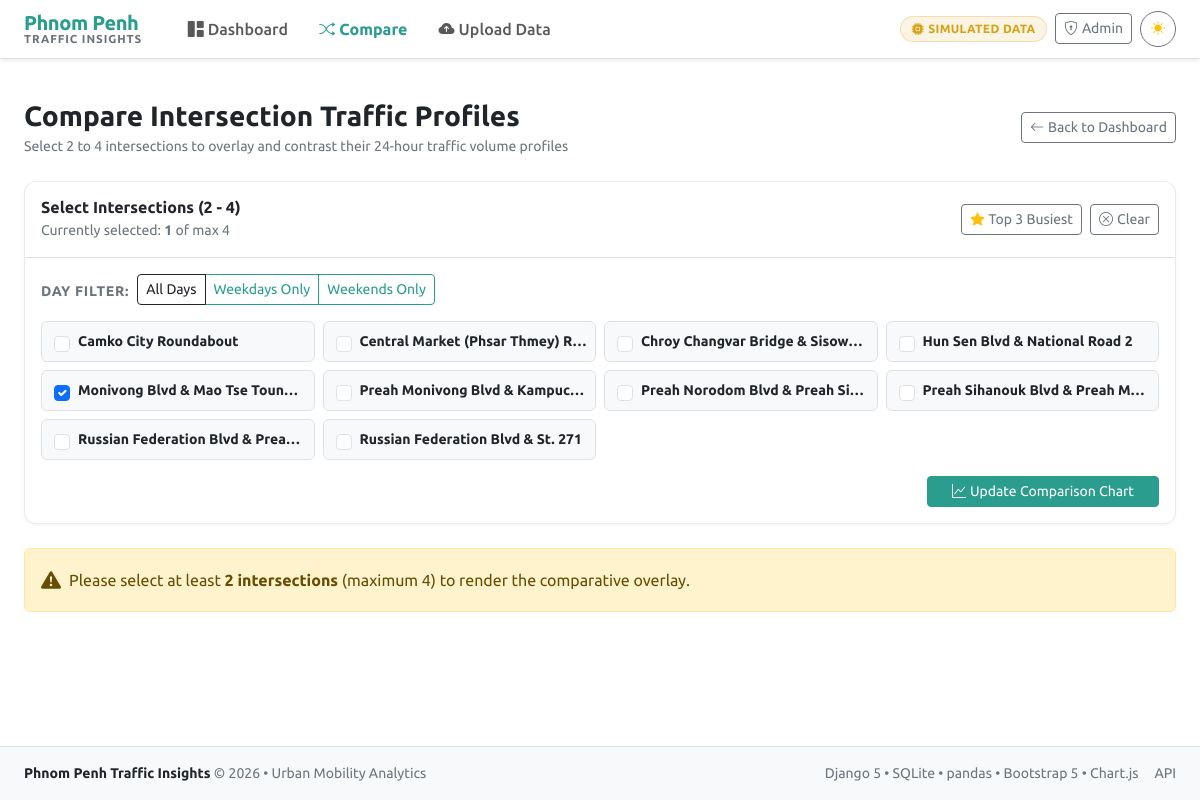
The app's page /compare/?intersection=7 with its own data.
### traffic/models.py (models this page shows, shortened)
class Intersection(models.Model):
    name = models.CharField(max_length=255, unique=True, db_index=True)
    latitude = models.FloatField(null=True, blank=True)
    longitude = models.FloatField(null=True, blank=True)
    is_simulated = models.BooleanField(default=False, help_text="Indicates if loaded from demo dataset")
    created_at = models.DateTimeField(auto_now_add=True)
    class Meta:
        ordering = ['name']
        verbose_name = 'Intersection'
        verbose_name_plural = 'Intersections'

### traffic/views.py (the view)
# urls.py: path('compare/', views.compare_view, name='compare'),
def compare_view(request):
    all_intersections = list(Intersection.objects.all().order_by('name'))
    selected_raw = request.GET.getlist('intersection')
    if not selected_raw:
        summaries = peak_summary()
        selected_ids = [s['intersection_id'] for s in summaries[:3]] if summaries else [i.id for i in all_intersections[:3]]
    else:
        selected_ids = []
        for x in selected_raw:
            try:
                selected_ids.append(int(x))
            except ValueError:
                pass
        selected_ids = selected_ids[:4]
    day_type = request.GET.get('day_type', 'all').lower()
    if day_type not in ['all', 'weekday', 'weekend']:
        day_type = 'all'
    comparison_chart_data = compare_profiles(selected_ids, day_type=day_type)
    all_summaries = peak_summary()
    selected_summaries = [s for s in all_summaries if s['intersection_id'] in selected_ids]
    context = {
        'all_intersections': all_intersections,
        'selected_ids': selected_ids,
        'day_type': day_type,
        'chart_data_json': json.dumps(comparison_chart_data),
        'selected_summaries': selected_summaries,
    }
    return render(request, 'traffic/compare.html', context)

### traffic/context_processors.py (called while the page is built)
def demo_badge_context(request):
    try:
        has_data = TrafficRecord.objects.exists()
        is_simulated = Intersection.objects.filter(is_simulated=True).exists()
        is_demo_loaded = has_data and (is_simulated or Intersection.objects.filter(name__icontains='Monivong').exists())
    except Exception:
        has_data = False
        is_demo_loaded = False
    return {
        'is_simulated_dataset': is_demo_loaded,
        'has_traffic_data': has_data,
    }

### traffic/services.py (called while the page is built)
def classify_period(hour: int) -> str:
    if 6 <= hour <= 9:
        return "Morning rush 06-09"
    elif 16 <= hour <= 19:
        return "Evening rush 16-19"
    else:
        return "Other"

def get_period_color(period: str) -> str:
    if "Morning" in period:
        return "#2a9d8f"  # Teal
    elif "Evening" in period:
        return "#e76f51"  # Coral
    else:
        return "#e9c46a"  # Sand / Gold

def format_hour_range(hour: int, style: str = "12h") -> str:
    h1 = hour % 24
    h2 = (hour + 1) % 24
    if style == "24h":
        return f"{h1:02d}:00 - {h2:02d}:00"
    ampm1 = "AM" if h1 < 12 else "PM"
    ampm2 = "AM" if h2 < 12 else "PM"
    disp1 = 12 if h1 % 12 == 0 else h1 % 12
    disp2 = 12 if h2 % 12 == 0 else h2 % 12
    if ampm1 == ampm2:
        return f"{disp1} - {disp2} {ampm2}"
    else:
        return f"{disp1} {ampm1} - {disp2} {ampm2}"

def _resolve_intersection(intersection: Union[Intersection, int, str]) -> Intersection:
    if isinstance(intersection, Intersection):
        return intersection
    elif isinstance(intersection, int) or (isinstance(intersection, str) and str(intersection).isdigit()):
        return Intersection.objects.get(pk=int(intersection))
    elif isinstance(intersection, str):
        return Intersection.objects.get(name=intersection)
    else:
        raise ValueError(f"Cannot resolve intersection reference: {intersection}")

def _prepare_records_dataframe(records: List[Dict[str, Any]]) -> pd.DataFrame:
    if not records:
        return pd.DataFrame()
    df = pd.DataFrame(records)
    df['timestamp'] = pd.to_datetime(df['timestamp'])
    cur_tz = timezone.get_current_timezone_name()
    if df['timestamp'].dt.tz is not None:
        df['timestamp'] = df['timestamp'].dt.tz_convert(cur_tz)
    else:
        df['timestamp'] = df['timestamp'].dt.tz_localize('UTC').dt.tz_convert(cur_tz)
    df['hour'] = df['timestamp'].dt.hour
    df['dayofweek'] = df['timestamp'].dt.dayofweek  # 0=Monday, 6=Sunday
    return df

### templates/traffic/compare.html (shortened to what this page needs)
{% extends "base.html" %}
{% block content %}
<div class="container-fluid px-3 px-lg-4">
  <div class="d-flex flex-column flex-md-row justify-content-between align-items-start align-items-md-center mb-4 gap-2">
    <div>
      <h1 class="h3 fw-bold mb-1">Compare Intersection Traffic Profiles</h1>
      <p class="text-secondary small mb-0">Select 2 to 4 intersections to overlay and contrast their 24-hour traffic volume profiles</p>
    </div>
    <a href="{% url 'traffic:dashboard' %}" class="btn btn-sm btn-outline-secondary">
      <i class="bi bi-arrow-left me-1"></i>Back to Dashboard
    </a>
  </div>
  <div class="card mb-4">
    <div class="card-header bg-transparent py-3 border-bottom d-flex flex-column flex-sm-row justify-content-between align-items-sm-center gap-2">
      <div>
        <h2 class="h6 fw-bold mb-0">Select Intersections (2 - 4)</h2>
        <span class="small text-secondary" id="selection-counter">
          Currently selected: <span class="fw-bold text-teal" id="selected-count">{{ selected_ids|length }}</span> of max 4
        </span>
      </div>
      <div class="d-flex gap-2">
        <button type="button" class="btn btn-sm btn-outline-secondary" onclick="selectTop3()">
          <i class="bi bi-star-fill text-warning me-1"></i>Top 3 Busiest
        </button>
        <button type="button" class="btn btn-sm btn-outline-secondary" onclick="clearAllSelections()">
          <i class="bi bi-x-circle me-1"></i>Clear
        </button>
      </div>
    </div>
    <div class="card-body">
      <form method="get" action="{% url 'traffic:compare' %}" id="compare-form">
        <div class="row align-items-center mb-3 g-2">
          <div class="col-auto">
            <span class="small fw-bold text-secondary text-uppercase" style="letter-spacing: 0.05em;">Day Filter:</span>
          </div>
          <div class="col-auto">
            <div class="btn-group btn-group-sm" role="group">
              <label class="btn btn-outline-teal" for="dt_all">All Days</label>
              <label class="btn btn-outline-teal" for="dt_weekday">Weekdays Only</label>
              <label class="btn btn-outline-teal" for="dt_weekend">Weekends Only</label>
            </div>
          </div>
        </div>
        <div class="row g-2 mb-3">
          {% for inter in all_intersections %}
          <div class="col-12 col-md-6 col-lg-4 col-xl-3">
            <div class="form-check p-2 border rounded h-100 d-flex align-items-center bg-body-tertiary">
              <input class="form-check-input ms-1 me-2 inter-checkbox" type="checkbox" name="intersection" value="{{ inter.id }}" id="check_inter_{{ inter.id }}" {% if inter.id in selected_ids %}checked{% endif %} onchange="handleSelectionChange(this)">
              <label class="form-check-label small fw-semibold text-truncate w-100" for="check_inter_{{ inter.id }}" title="{{ inter.name }}">
                {{ inter.name }}
              </label>
            </div>
          </div>
          {% endfor %}
        </div>
        <div class="d-flex justify-content-end">
          <button type="submit" class="btn btn-teal btn-sm px-4" id="btn-update-chart">
            <i class="bi bi-graph-up me-1"></i>Update Comparison Chart
          </button>
        </div>
      </form>
    </div>
  </div>
  {% if selected_ids|length < 2 %}
  <div class="alert alert-warning d-flex align-items-center mb-4" role="alert">
    <i class="bi bi-exclamation-triangle-fill fs-5 me-2"></i>
    <div>Please select at least <strong>2 intersections</strong> (maximum 4) to render the comparative overlay.</div>
  </div>
  {% endif %}
</div>
{% endblock %}

### static/css/style.css (style rules this page uses)
:root { --pp-teal: #2a9d8f; --pp-teal-rgb: 42, 157, 143; --pp-teal-dark: #21867a; --pp-coral: #e76f51; --pp-coral-rgb: 231, 111, 81; --pp-coral-dark: #cf583a; --pp-navy: #264653; --pp-gold: #e9c46a; --pp-sky: #457b9d; --card-bg-light: #ffffff; --card-border-light: rgba(0, 0, 0, 0.08); --kpi-bg-light: #f8fafc; }
body { font-family: 'Ubuntu', system-ui, -apple-system, "Segoe UI", Roboto, "Helvetica Neue", Arial, sans-serif; min-height: 100vh; display: flex; flex-direction: column; }
.card { border-radius: 12px; border: 1px solid rgba(0, 0, 0, 0.08); box-shadow: 0 1px 3px rgba(0, 0, 0, 0.04), 0 1px 2px rgba(0, 0, 0, 0.02); transition: transform 0.15s ease, box-shadow 0.15s ease; }
.btn-teal { background-color: var(--pp-teal); border-color: var(--pp-teal); color: #ffffff; }
.btn-outline-teal { color: var(--pp-teal); border-color: var(--pp-teal); }

### records on screen
Intersection: name "Camko City Roundabout"
Intersection: name "Central Market (Phsar Thmey) R…"
Intersection: name "Chroy Changvar Bridge & Sisow…"
Intersection: name "Hun Sen Blvd & National Road 2"
Intersection: intersection "☑", name "Monivong Blvd & Mao Tse Toun…"
Intersection: name "Preah Monivong Blvd & Kampuc…"
Intersection: name "Preah Norodom Blvd & Preah Si…"
Intersection: name "Preah Sihanouk Blvd & Preah M…"
Intersection: name "Russian Federation Blvd & Prea…"
Intersection: name "Russian Federation Blvd & St. 271"

### other values on screen
{{ selected_ids|length }} "1"
